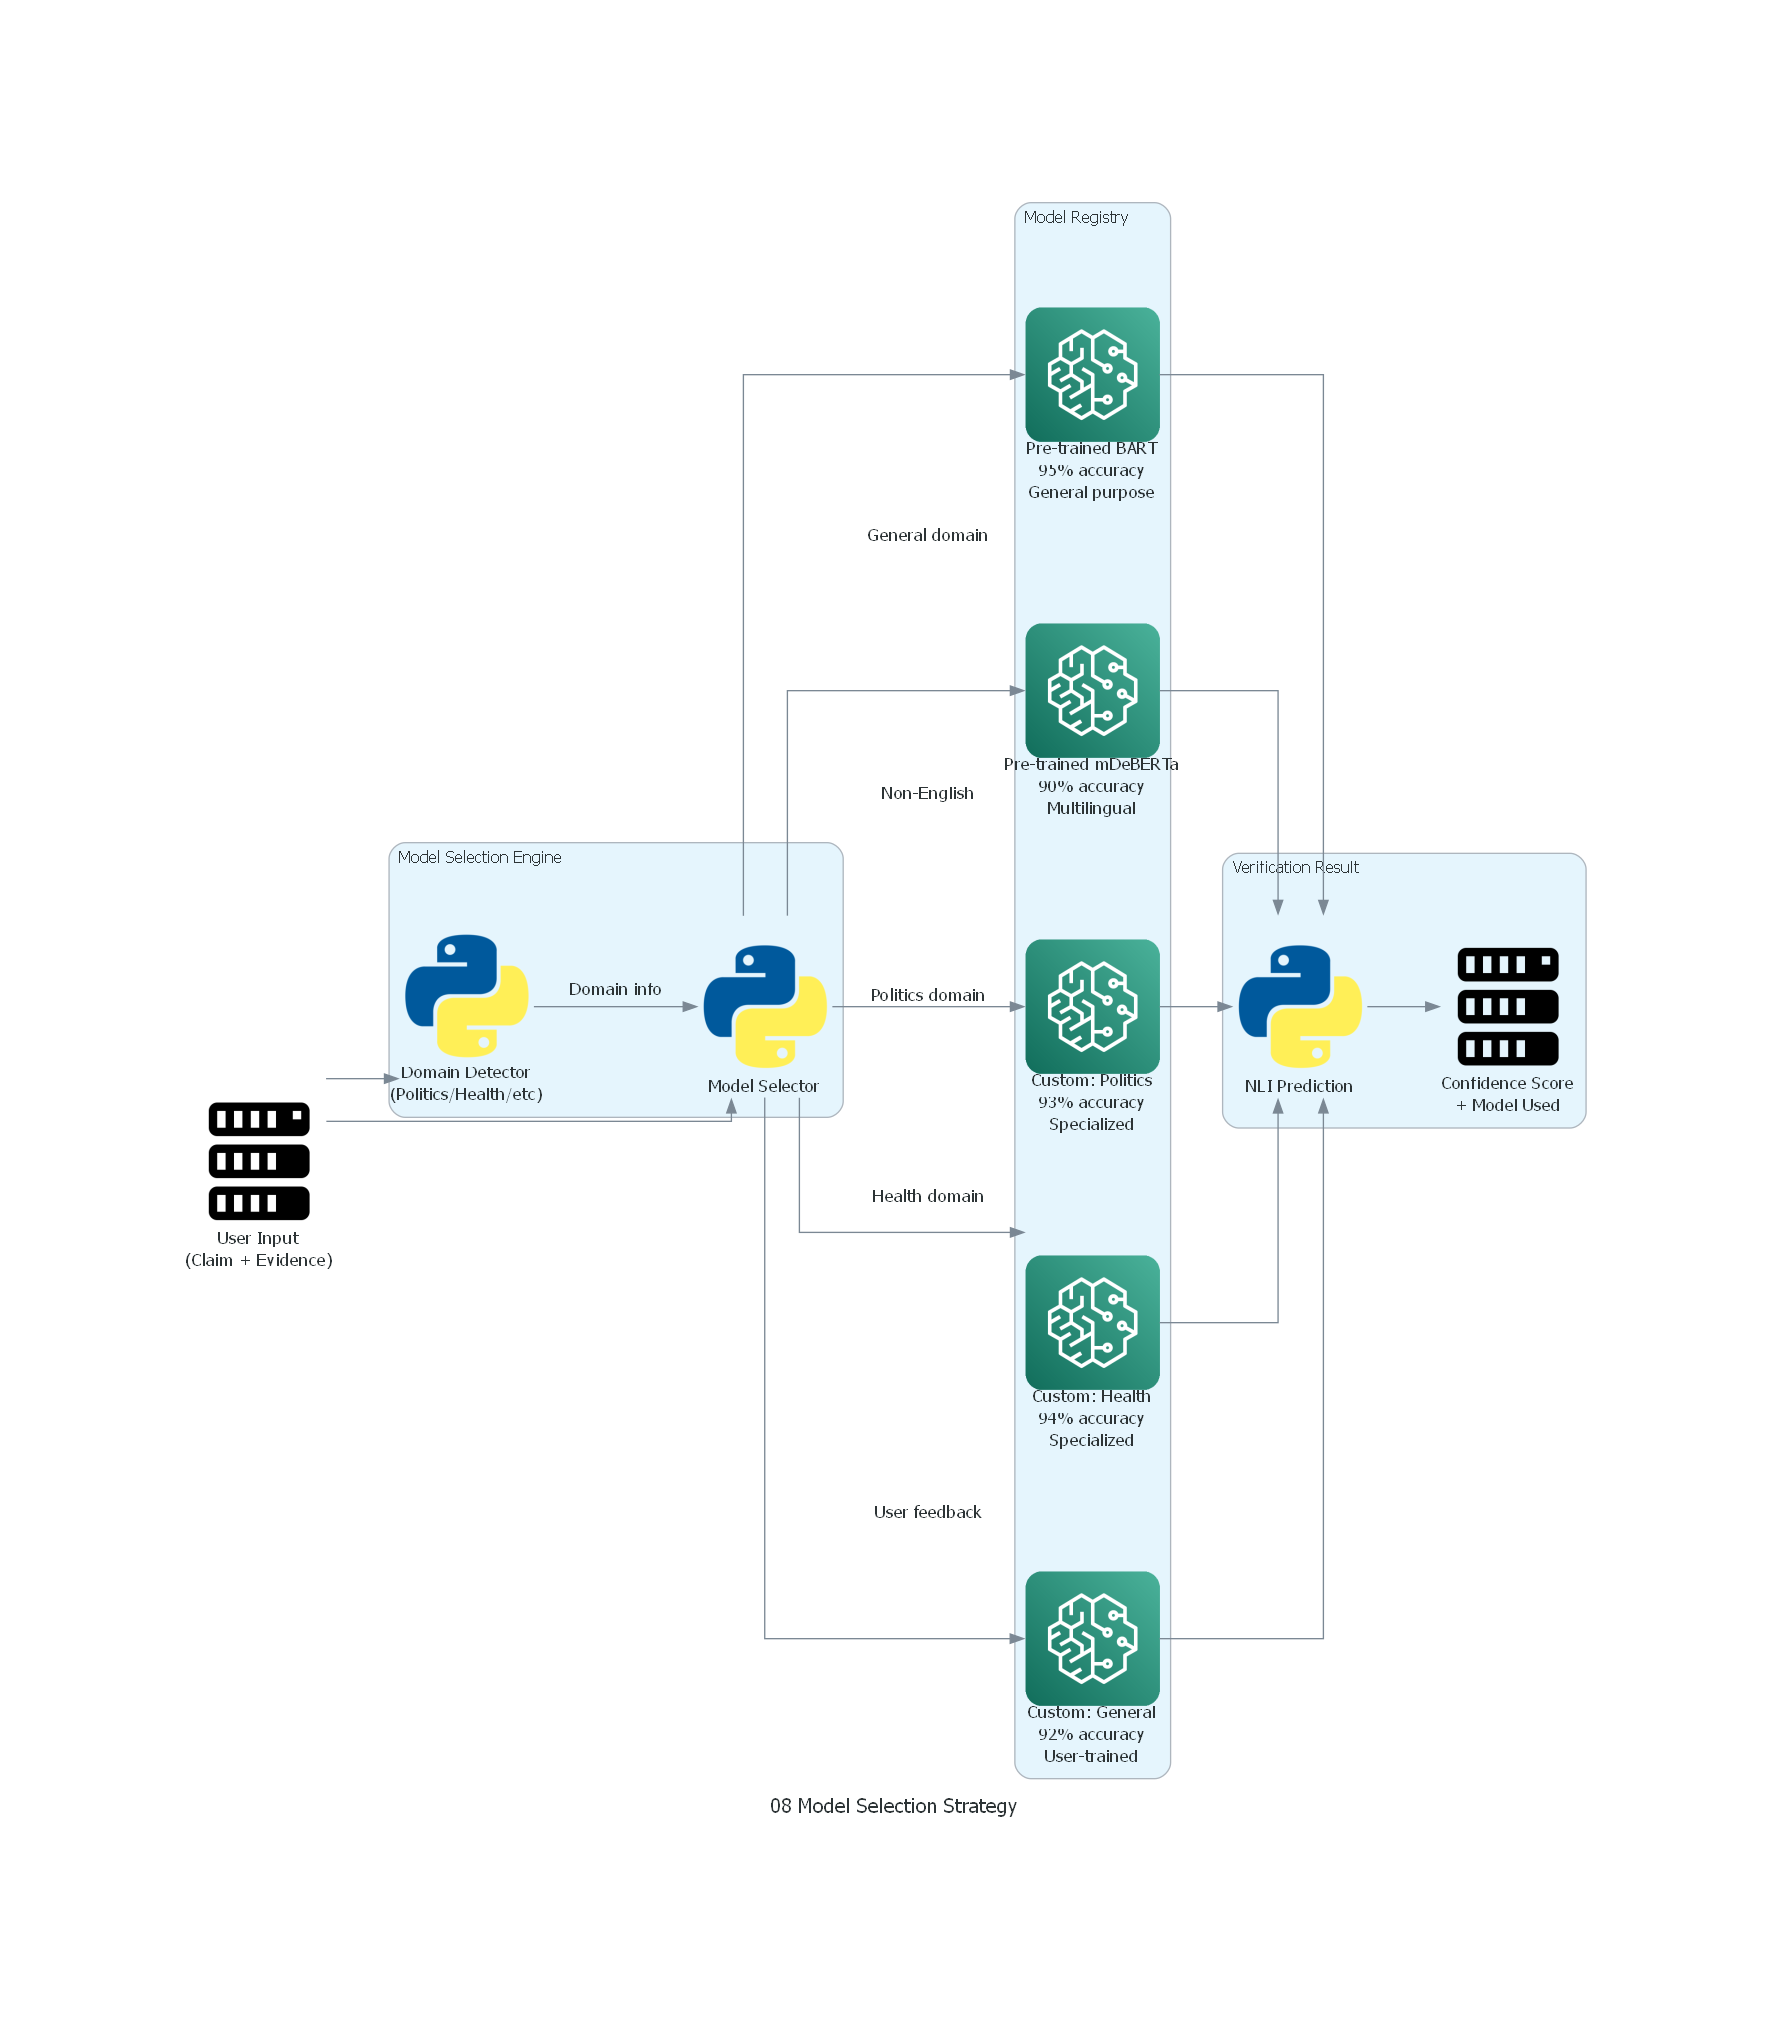

Python code for this plot:
"""
Generate Model Selection Strategy Diagram
Shows how the system chooses between pre-trained and custom models
"""

from diagrams import Diagram, Cluster, Edge
from diagrams.onprem.compute import Server
from diagrams.programming.language import Python
from diagrams.aws.ml import Sagemaker

# Model selection strategy
with Diagram("08 Model Selection Strategy", 
             filename="diagrams/08_model_selection_strategy",
             show=False,
             direction="LR"):
    
    # Input
    user_claim = Server("User Input\n(Claim + Evidence)")
    
    # Model selection logic
    with Cluster("Model Selection Engine"):
        selector = Python("Model Selector")
        domain_detector = Python("Domain Detector\n(Politics/Health/etc)")
        
        user_claim >> selector
        user_claim >> domain_detector
        domain_detector >> Edge(label="Domain info") >> selector
    
    # Available models
    with Cluster("Model Registry"):
        pretrained_bart = Sagemaker("Pre-trained BART\n95% accuracy\nGeneral purpose")
        pretrained_mdeberta = Sagemaker("Pre-trained mDeBERTa\n90% accuracy\nMultilingual")
        custom_politics = Sagemaker("Custom: Politics\n93% accuracy\nSpecialized")
        custom_health = Sagemaker("Custom: Health\n94% accuracy\nSpecialized")
        custom_general = Sagemaker("Custom: General\n92% accuracy\nUser-trained")
    
    # Selection logic
    selector >> Edge(label="General domain") >> pretrained_bart
    selector >> Edge(label="Non-English") >> pretrained_mdeberta
    selector >> Edge(label="Politics domain") >> custom_politics
    selector >> Edge(label="Health domain") >> custom_health
    selector >> Edge(label="User feedback") >> custom_general
    
    # Output
    with Cluster("Verification Result"):
        prediction = Python("NLI Prediction")
        confidence = Server("Confidence Score\n+ Model Used")
        
        pretrained_bart >> prediction
        pretrained_mdeberta >> prediction
        custom_politics >> prediction
        custom_health >> prediction
        custom_general >> prediction
        
        prediction >> confidence

print("✅ Model Selection Strategy diagram generated: diagrams/08_model_selection_strategy.png")
